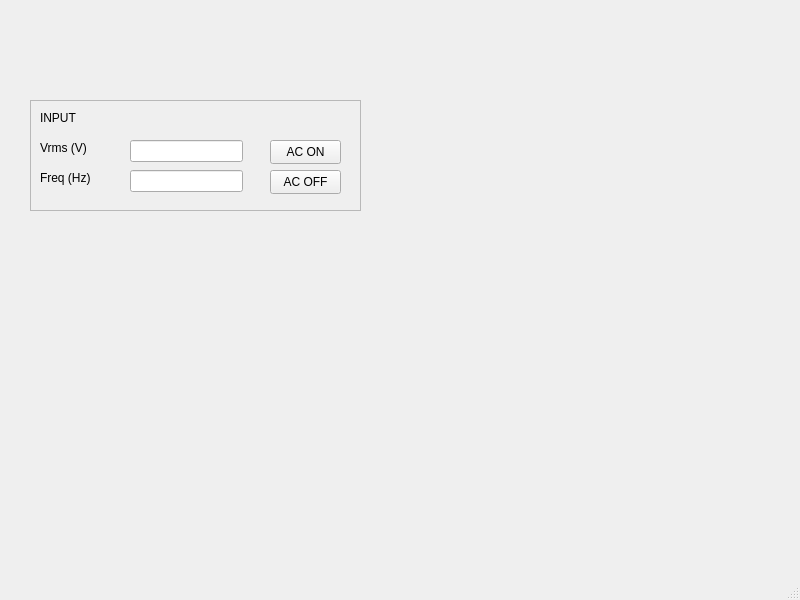
<?xml version="1.0" encoding="UTF-8"?>
<ui version="4.0">
 <class>MainWindow</class>
 <widget class="QMainWindow" name="MainWindow">
  <property name="geometry">
   <rect>
    <x>0</x>
    <y>0</y>
    <width>800</width>
    <height>600</height>
   </rect>
  </property>
  <property name="windowTitle">
   <string>MainWindow</string>
  </property>
  <widget class="QWidget" name="centralwidget">
   <widget class="QFrame" name="frame">
    <property name="geometry">
     <rect>
      <x>30</x>
      <y>100</y>
      <width>331</width>
      <height>111</height>
     </rect>
    </property>
    <property name="frameShape">
     <enum>QFrame::StyledPanel</enum>
    </property>
    <property name="frameShadow">
     <enum>QFrame::Raised</enum>
    </property>
    <widget class="QLabel" name="label">
     <property name="geometry">
      <rect>
       <x>10</x>
       <y>10</y>
       <width>55</width>
       <height>16</height>
      </rect>
     </property>
     <property name="text">
      <string>INPUT</string>
     </property>
    </widget>
    <widget class="QLineEdit" name="lineEdit">
     <property name="geometry">
      <rect>
       <x>100</x>
       <y>40</y>
       <width>113</width>
       <height>22</height>
      </rect>
     </property>
    </widget>
    <widget class="QLabel" name="label_2">
     <property name="geometry">
      <rect>
       <x>10</x>
       <y>40</y>
       <width>55</width>
       <height>16</height>
      </rect>
     </property>
     <property name="text">
      <string>Vrms (V)</string>
     </property>
    </widget>
    <widget class="QLabel" name="label_3">
     <property name="geometry">
      <rect>
       <x>10</x>
       <y>70</y>
       <width>55</width>
       <height>16</height>
      </rect>
     </property>
     <property name="text">
      <string>Freq (Hz)</string>
     </property>
    </widget>
    <widget class="QLineEdit" name="lineEdit_2">
     <property name="geometry">
      <rect>
       <x>100</x>
       <y>70</y>
       <width>113</width>
       <height>22</height>
      </rect>
     </property>
    </widget>
    <widget class="QPushButton" name="pushButton">
     <property name="geometry">
      <rect>
       <x>240</x>
       <y>40</y>
       <width>71</width>
       <height>24</height>
      </rect>
     </property>
     <property name="text">
      <string>AC ON</string>
     </property>
    </widget>
    <widget class="QPushButton" name="pushButton_2">
     <property name="geometry">
      <rect>
       <x>240</x>
       <y>70</y>
       <width>71</width>
       <height>24</height>
      </rect>
     </property>
     <property name="text">
      <string>AC OFF</string>
     </property>
    </widget>
   </widget>
  </widget>
  <widget class="QMenuBar" name="menubar">
   <property name="geometry">
    <rect>
     <x>0</x>
     <y>0</y>
     <width>800</width>
     <height>21</height>
    </rect>
   </property>
  </widget>
  <widget class="QStatusBar" name="statusbar"/>
 </widget>
 <resources/>
 <connections/>
</ui>
